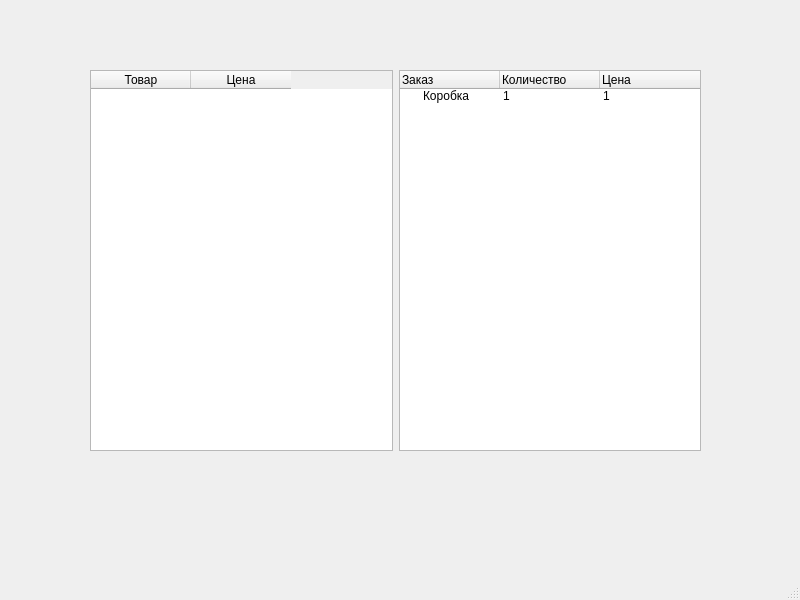
<?xml version="1.0" encoding="UTF-8"?>
<ui version="4.0">
 <class>MainWindow</class>
 <widget class="QMainWindow" name="MainWindow">
  <property name="geometry">
   <rect>
    <x>0</x>
    <y>0</y>
    <width>800</width>
    <height>600</height>
   </rect>
  </property>
  <property name="windowTitle">
   <string>MainWindow</string>
  </property>
  <widget class="QWidget" name="centralwidget">
   <widget class="QWidget" name="horizontalLayoutWidget">
    <property name="geometry">
     <rect>
      <x>90</x>
      <y>70</y>
      <width>611</width>
      <height>381</height>
     </rect>
    </property>
    <layout class="QHBoxLayout" name="horizontalLayout">
     <item>
      <widget class="QTableWidget" name="tableWidget">
       <property name="alternatingRowColors">
        <bool>false</bool>
       </property>
       <property name="showGrid">
        <bool>true</bool>
       </property>
       <property name="sortingEnabled">
        <bool>true</bool>
       </property>
       <property name="cornerButtonEnabled">
        <bool>false</bool>
       </property>
       <column>
        <property name="text">
         <string>Товар</string>
        </property>
       </column>
       <column>
        <property name="text">
         <string>Цена</string>
        </property>
       </column>
      </widget>
     </item>
     <item>
      <widget class="QTreeWidget" name="treeWidget">
       <column>
        <property name="text">
         <string>Заказ</string>
        </property>
       </column>
       <column>
        <property name="text">
         <string>Количество</string>
        </property>
       </column>
       <column>
        <property name="text">
         <string>Цена</string>
        </property>
       </column>
       <item>
        <property name="text">
         <string>Коробка</string>
        </property>
        <property name="text">
         <string>1</string>
        </property>
        <property name="text">
         <string>1</string>
        </property>
       </item>
      </widget>
     </item>
    </layout>
   </widget>
  </widget>
  <widget class="QMenuBar" name="menubar">
   <property name="geometry">
    <rect>
     <x>0</x>
     <y>0</y>
     <width>800</width>
     <height>29</height>
    </rect>
   </property>
  </widget>
  <widget class="QStatusBar" name="statusbar"/>
 </widget>
 <resources/>
 <connections/>
</ui>
